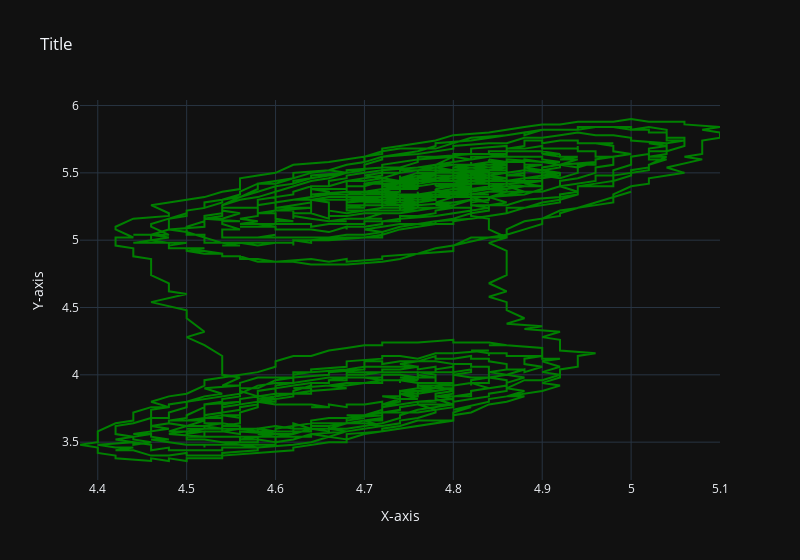

Source (notebook cell):
### Code cell
import plotly.graph_objects as go

# Create a figure object
fig = go.Figure()

# Customize the plot
fig.update_layout(
    title='Title',
    xaxis_title='X-axis',
    yaxis_title='Y-axis',
    template='plotly_dark',
    width=800,
)

# Plot the data
fig.add_trace(go.Scatter(
    x=df1_CH1['   4.70000'],
    y=df1_CH2['   5.54000'],
    mode='lines',
    name='sadfas',
    line=dict(color='green')
))

# Show the plot
fig.show()

### Figure 1 — Plotly figure (JSON) as saved in the notebook; plotly's stock layout.template omitted (floating-point values rounded to 4 significant figures; data arrays with more than 128 entries replaced by an {"elided": "..."} marker saying what was removed)
{"data": [{"line": {"color": "green"}, "mode": "lines", "name": "sadfas", "type": "scatter", "x": {"elided": "2499 float values"}, "y": {"elided": "2499 float values"}}], "layout": {"title": {"text": "Title"}, "width": 800, "xaxis": {"title": {"text": "X-axis"}}, "yaxis": {"title": {"text": "Y-axis"}}}}
